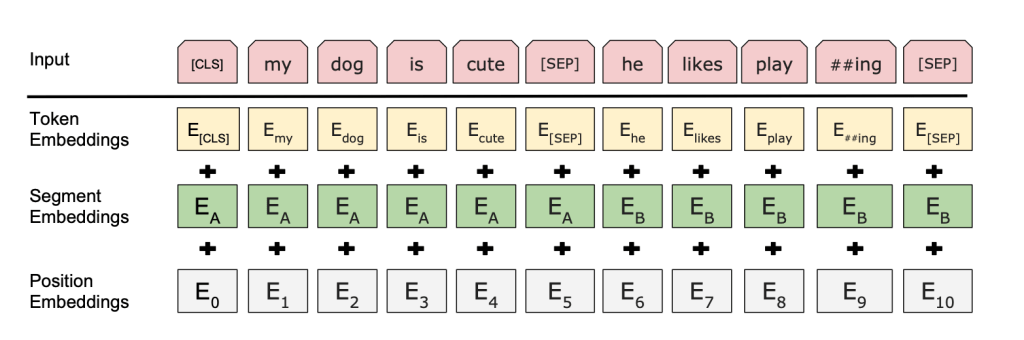
#> input picture deep_learning/images/BERT_input.png, 1024 x 340 px, given in place of line_regression.png.png, which was not available
$ python img_similar.py ../../../deep_learning/images/BERT_input.png ../../../deep_learning/images/line_regression.png   (older library calls are emulated)
#> lines starting #> are read from the running program, lines starting #| are printed output that depends on the picture
from skimage.measure import compare_ssim
import cv2
import os
import sys


def compare_image(grayA, path_image2):
    '''比较2张图片的相似度'''
    imageB = cv2.imread(path_image2)
    grayB = cv2.cvtColor(imageB, cv2.COLOR_BGR2GRAY)

    (score, diff) = compare_ssim(grayA, grayB, full=True)
    # print("SSIM: {}".format(score))
    return score

# 文件名： id.mp4
#
# 人工选取命名： id_0.png   id, area_no
# 自动裁剪命名:  id_0_0.png  id, area_no, frame_index

def run(media_id, area_no_list):
    for area_no in area_no_list:
        manual_img = "%s_%s.png" % (media_id,area_no)
        # print(manual_img)
        imageA = cv2.imread(manual_img)
#> imageA is the input picture: shape (340, 1024, 3); mean B, G, R 223.1, 229.6, 231.2
        grayA = cv2.cvtColor(imageA, cv2.COLOR_BGR2GRAY)
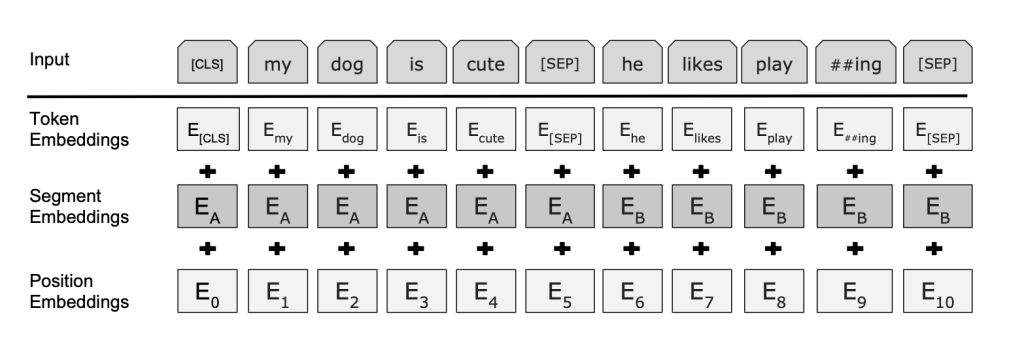
#> grayA: shape (340, 1024); min 0, max 255, mean 229.4

        i = 0
        while True:
            img_name = "%s_%s_%s.png" % (media_id,area_no,i*125)
            # print(manual_img,img_name)
            if not os.path.exists(img_name):
                break

            score = compare_image(grayA, img_name)
            # if score >= 0.41 : # area_no == '0' or (area_no in ['1', '2'] and score >= 0.55):
            print(area_no, img_name, score)

            i = i + 1


if __name__ == "__main__":
    video_id = sys.argv[1]
    str_area = sys.argv[2]

    run(video_id, str_area.split(',') )

$ run again, on deep_learning/images/mse.png
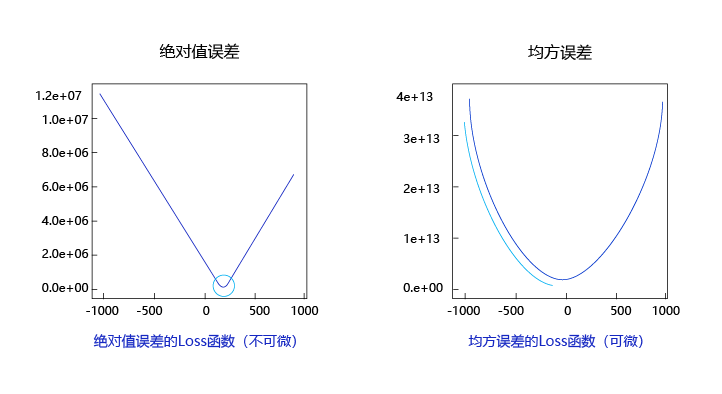
#> input picture deep_learning/images/mse.png, 722 x 394 px, given in place of mse.png.png, which was not available
#> in run, imageA is the input picture: shape (394, 722, 3); mean B, G, R 250.6, 249.3, 249
#> in run, `grayA = cv2.cvtColor(imageA, cv2.COLOR_BGR2GRAY)`:
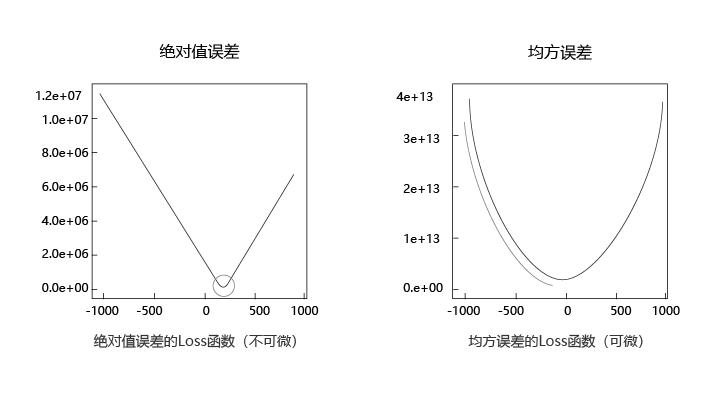
#> grayA: shape (394, 722); min 0, max 255, mean 249.4
